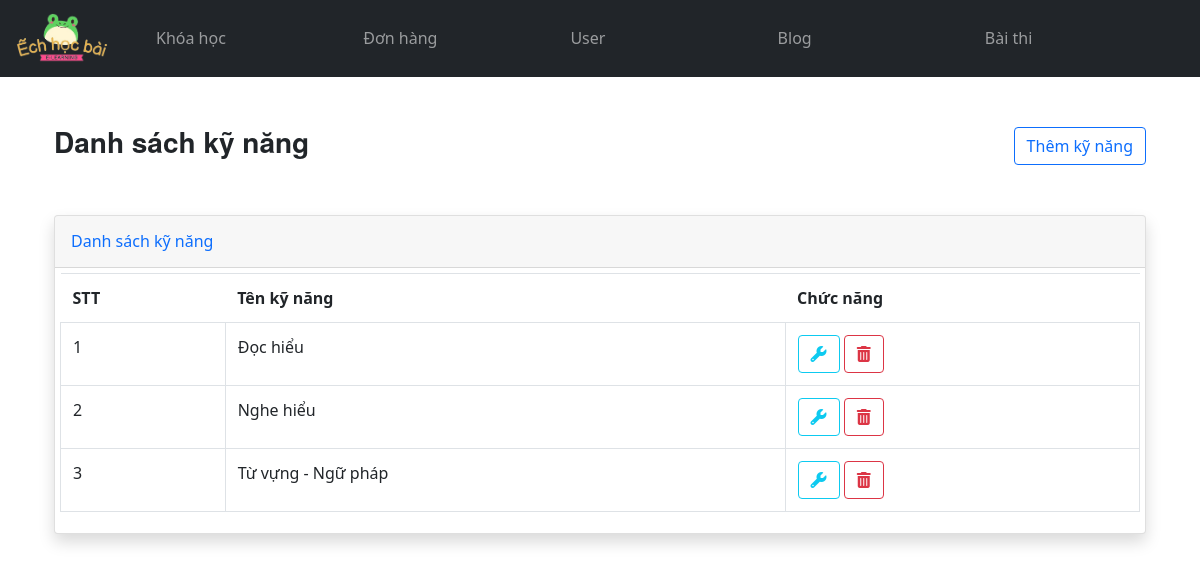
Screenshot of /admin_list_lesson.php with the database file from the repository.
### tables this page shows
CREATE TABLE `kynang` (
  `id` int(10) UNSIGNED NOT NULL,
  `name` varchar(255) NOT NULL
);

### admin_list_lesson.php (the view, shortened to what this page needs)
<?php
@include 'config.php';
$result = mysqli_query($conn, 'SELECT * FROM kynang');
?>
<!DOCTYPE html>
<html lang="en">
<head>
    <link rel="stylesheet" href="https://cdnjs.cloudflare.com/ajax/libs/font-awesome/6.5.1/css/all.min.css" />
    <link href="https://cdn.jsdelivr.net/npm/bootstrap@5.0.2/dist/css/bootstrap.min.css" rel="stylesheet">
    <link rel="stylesheet" href="./public/css/style.css">
    <link rel="stylesheet" href="./public/css/admin.css">
    <link href="https://cdn.jsdelivr.net/npm/sweetalert2@11.10.3/dist/sweetalert2.min.css" rel="stylesheet">
    <link href="https://cdn.jsdelivr.net/npm/select2@4.1.0-rc.0/dist/css/select2.min.css" rel="stylesheet" />
</head>
<body>
    <?php include 'header_admin.php'; ?>
    <div class="container">
        <div class="container-fluid">
            <div class="d-flex align-items-center justify-content-between my-5">
                <h1 class="h3 mb-2 text-gray-800">Danh sách kỹ năng</h1>
                <button class="btn btn-outline-primary" data-bs-toggle="modal" data-bs-target="#addLesson">Thêm kỹ năng</button>
            </div>
            <div class="card shadow mb-4">
                <div class="card-header py-3">
                    <h6 class="m-0 font-weight-bold text-primary">Danh sách kỹ năng</h6>
                </div>
                <div class="card-body">
                    <div class="table-responsive">
                        <table class="table table-bordered" id="dataTable" width="100%" cellspacing="0">
                            <thead>
                                <tr>
                                    <th>STT</th>
                                    <th>Tên kỹ năng</th>
                                    <th>Chức năng</th>
                                </tr>
                            </thead>
                            <tbody>
                                <?php $count = 0; while($row = mysqli_fetch_assoc($result)){ $count++; ?>
                                <tr>
                                    <td><?=$count?></td>
                                    <td><?=$row['name']?></td>
                                    <td>
                                        <a href="admin_update_lesson.php?id=<?=$row['id']?>" class="btn btn-outline-info fs-15"><i class="fa-solid fa-wrench"></i></a>
                                        <a data-id="<?=$row['id']?>" class="btn btn-outline-danger fs-15 delete-lesson"><i class="fa-solid fa-trash-can"></i></a>
                                    </td>
                                </tr>
                                <?php } ?>
                            </tbody>
                        </table>
                    </div>
                </div>
            </div>
        </div>
    </div>
</body>
</html>

### public/css/style.css (style rules this page uses)
:root { --blue: #2980b9; --red: tomato; --orange: orange; --black: #333; --white: #fff; --bg-color: #eee; --dark-bg: rgba(0, 0, 0, .7); --box-shadow: 0 .5rem 1rem rgba(0, 0, 0, .1); --border: .1rem solid #999; }
a { text-decoration: none; }
.card-body { padding: 5px; }
h1, h2, h3, h4, h5 { font-family: Arial,Helvetica,sans-serif,'Segoe UI','Helvetica Neue'; }
h1 { font-family: "Helvetica Neue", Helvetica, Arial, sans-serif !important; font-weight: 700 !important; }
.table { width: 100%; max-width: 100%; margin-bottom: 1rem; background-color: transparent; }
table { border-collapse: collapse; }
.table--border td, .table th { border: none; }
.table td, .table th { padding: 0.75rem; vertical-align: top; border-top: 1px solid #dee2e6; }

### rows the page displays
kynang: name "Đọc hiểu"
kynang: name "Nghe hiểu"
kynang: name "Từ vựng - Ngữ pháp"
